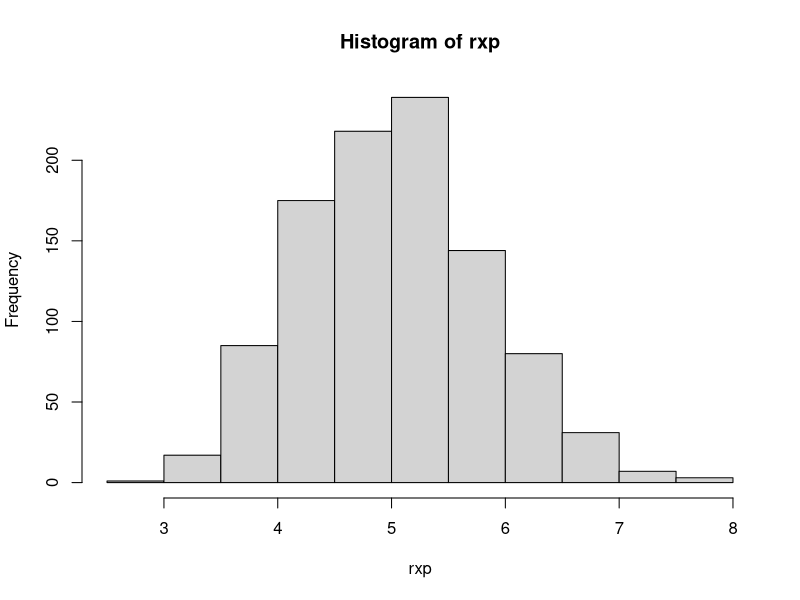

Write the R code that produced this figure.
## ---- chunk 1
knitr::opts_chunk$set(echo = TRUE)
## ---- chunk 2
rxp <- NULL; lamda <- 0.2
for (i in 1:1000) rxp <- c(rxp, mean(rexp(40, lamda)))
hist(rxp)
## ---- chunk 3
print(c("sample mean", mean(rxp))); print(c("theoretical mean", 1/lamda)) 

## ---- chunk 4
t.test(rxp)
## ---- chunk 5
print(c("sample variance", var(rxp)))
print(c("theoretical variance", ((1/lamda)^2)/40))
## ---- chunk 6

